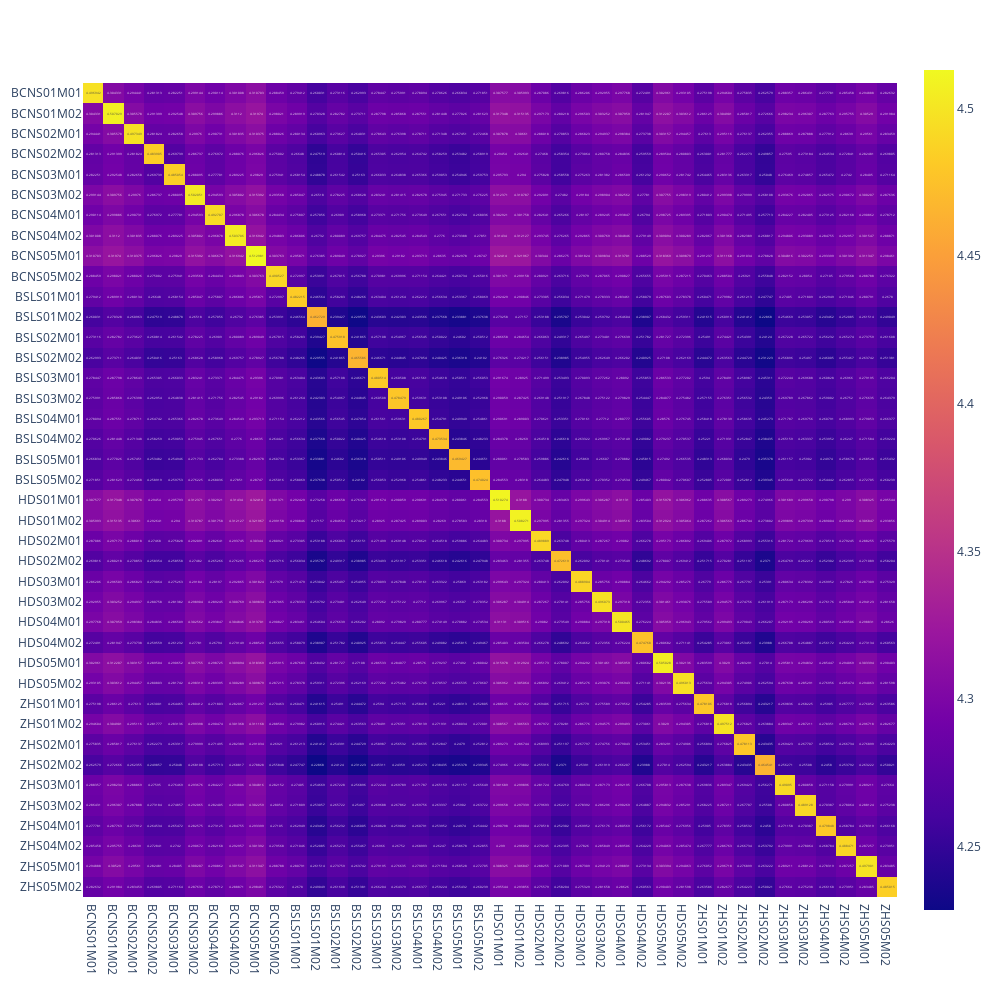

The cell this chart's notebook holds for it:
### Code cell
y = np.average(mi_matrix[:,:,:], axis=2)
# y_bin = (y>4.3)*1
fig = px.imshow(y, x = matrix_sub, y = matrix_sub, text_auto=True)
fig.layout.height = 1000
fig.layout.width = 1000
fig.show()

### Figure 1 — Plotly figure (JSON) as saved in the notebook; plotly's stock layout.template omitted (floating-point values rounded to 4 significant figures; data arrays with more than 128 entries replaced by an {"elided": "..."} marker saying what was removed)
{"data": [{"coloraxis": "coloraxis", "hovertemplate": "x: %{x}<br>y: %{y}<br>color: %{z}<extra></extra>", "name": "0", "texttemplate": "%{z}", "type": "heatmap", "x": ["BCNS01M01", "BCNS01M02", "BCNS02M01", "BCNS02M02", "BCNS03M01", "BCNS03M02", "BCNS04M01", "BCNS04M02", "BCNS05M01", "BCNS05M02", "BSLS01M01", "BSLS01M02", "BSLS02M01", "BSLS02M02", "BSLS03M01", "BSLS03M02", "BSLS04M01", "BSLS04M02", "BSLS05M01", "BSLS05M02", "HDS01M01", "HDS01M02", "HDS02M01", "HDS02M02", "HDS03M01", "HDS03M02", "HDS04M01", "HDS04M02", "HDS05M01", "HDS05M02", "ZHS01M01", "ZHS01M02", "ZHS02M01", "ZHS02M02", "ZHS03M01", "ZHS03M02", "ZHS04M01", "ZHS04M02", "ZHS05M01", "ZHS05M02"], "xaxis": "x", "y": ["BCNS01M01", "BCNS01M02", "BCNS02M01", "BCNS02M02", "BCNS03M01", "BCNS03M02", "BCNS04M01", "BCNS04M02", "BCNS05M01", "BCNS05M02", "BSLS01M01", "BSLS01M02", "BSLS02M01", "BSLS02M02", "BSLS03M01", "BSLS03M02", "BSLS04M01", "BSLS04M02", "BSLS05M01", "BSLS05M02", "HDS01M01", "HDS01M02", "HDS02M01", "HDS02M02", "HDS03M01", "HDS03M02", "HDS04M01", "HDS04M02", "HDS05M01", "HDS05M02", "ZHS01M01", "ZHS01M02", "ZHS02M01", "ZHS02M02", "ZHS03M01", "ZHS03M02", "ZHS04M01", "ZHS04M02", "ZHS05M01", "ZHS05M02"], "yaxis": "y", "z": {"elided": "40x40 float values"}}], "layout": {"coloraxis": {"colorscale": [[0, "#0d0887"], [0.1111, "#46039f"], [0.2222, "#7201a8"], [0.3333, "#9c179e"], [0.4444, "#bd3786"], [0.5556, "#d8576b"], [0.6667, "#ed7953"], [0.7778, "#fb9f3a"], [0.8889, "#fdca26"], [1, "#f0f921"]]}, "height": 1000, "margin": {"t": 60}, "width": 1000, "xaxis": {"anchor": "y", "constrain": "domain", "domain": [0, 1], "scaleanchor": "y"}, "yaxis": {"anchor": "x", "autorange": "reversed", "constrain": "domain", "domain": [0, 1]}}}
